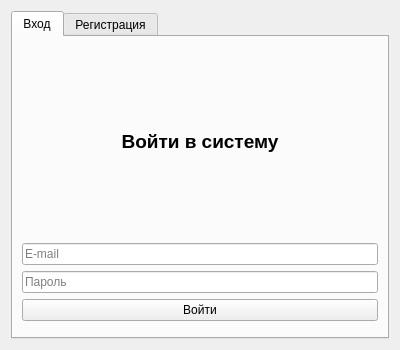
<?xml version="1.0" encoding="UTF-8"?>
<ui version="4.0">
 <class>AuthForm</class>
 <widget class="QWidget" name="AuthForm">
  <property name="geometry">
   <rect><x>0</x><y>0</y><width>400</width><height>350</height></rect>
  </property>
  <property name="windowTitle">
   <string>Авторизация / Регистрация</string>
  </property>
  <layout class="QVBoxLayout" name="verticalLayout">
   <item>
    <widget class="QTabWidget" name="tabs">
     <widget class="QWidget" name="login_tab">
      <attribute name="title"><string>Вход</string></attribute>
      <layout class="QVBoxLayout" name="login_layout">
       <item>
        <widget class="QLabel" name="login_header">
         <property name="text"><string>Войти в систему</string></property>
         <property name="alignment"><set>Qt::AlignCenter</set></property>
         <property name="font">
          <font><pointsize>14</pointsize><bold>true</bold></font>
         </property>
        </widget>
       </item>
       <item>
        <widget class="QLineEdit" name="login_email_edit">
         <property name="placeholderText"><string>E-mail</string></property>
        </widget>
       </item>
       <item>
        <widget class="QLineEdit" name="login_password_edit">
         <property name="placeholderText"><string>Пароль</string></property>
         <property name="echoMode"><enum>QLineEdit::Password</enum></property>
        </widget>
       </item>
       <item>
        <widget class="QPushButton" name="login_btn">
         <property name="text"><string>Войти</string></property>
        </widget>
       </item>
       <item>
        <spacer name="login_spacer">
         <property name="orientation"><enum>Qt::Vertical</enum></property>
        </spacer>
       </item>
      </layout>
     </widget>
     <widget class="QWidget" name="register_tab">
      <attribute name="title"><string>Регистрация</string></attribute>
      <layout class="QVBoxLayout" name="register_layout">
       <item>
        <widget class="QLabel" name="register_header">
         <property name="text"><string>Создать аккаунт</string></property>
         <property name="alignment"><set>Qt::AlignCenter</set></property>
         <property name="font">
          <font><pointsize>14</pointsize><bold>true</bold></font>
         </property>
        </widget>
       </item>
       <item>
        <widget class="QLineEdit" name="reg_fio_edit">
         <property name="placeholderText"><string>ФИО</string></property>
        </widget>
       </item>
       <item>
        <widget class="QLineEdit" name="reg_email_edit">
         <property name="placeholderText"><string>E-mail</string></property>
        </widget>
       </item>
       <item>
        <widget class="QLineEdit" name="reg_phone_edit">
         <property name="placeholderText"><string>Телефон</string></property>
        </widget>
       </item>
       <item>
        <widget class="QLineEdit" name="reg_password_edit">
         <property name="placeholderText"><string>Пароль</string></property>
         <property name="echoMode"><enum>QLineEdit::Password</enum></property>
        </widget>
       </item>
       <item>
        <widget class="QLineEdit" name="reg_password2_edit">
         <property name="placeholderText"><string>Повторите пароль</string></property>
         <property name="echoMode"><enum>QLineEdit::Password</enum></property>
        </widget>
       </item>
       <item>
        <widget class="QPushButton" name="register_btn">
         <property name="text"><string>Зарегистрироваться</string></property>
        </widget>
       </item>
       <item>
        <spacer name="register_spacer">
         <property name="orientation"><enum>Qt::Vertical</enum></property>
        </spacer>
       </item>
      </layout>
     </widget>
    </widget>
   </item>
  </layout>
 </widget>
 <resources/>
 <connections/>
</ui>
